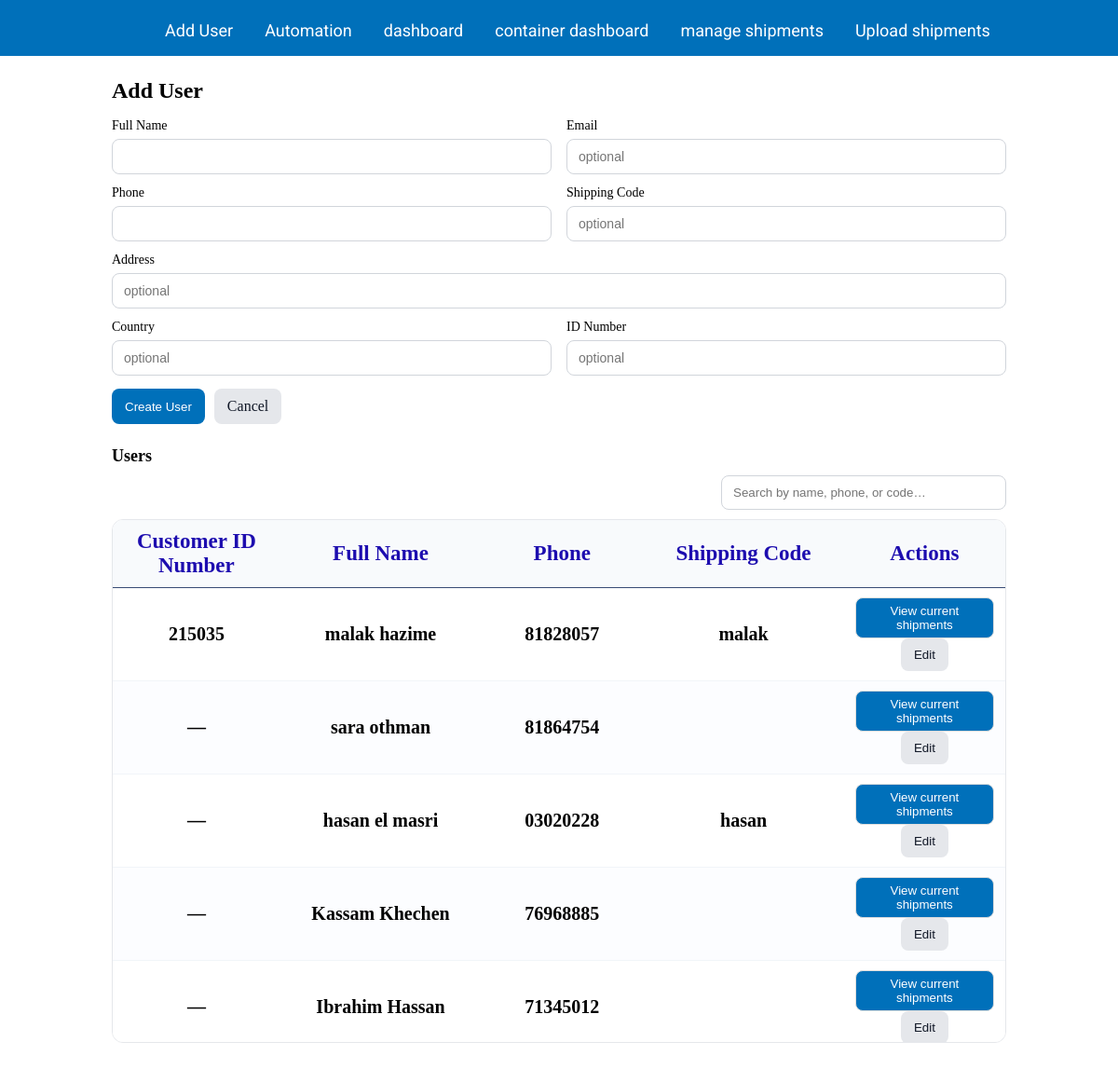
/php/admin/add_user.php (signed in), run on the app's committed database.
### tables this page shows
CREATE TABLE `users` (
  `user_id` int(11) NOT NULL,
  `full_name` varchar(255) NOT NULL,
  `email` varchar(255) DEFAULT NULL,
  `password_hash` varchar(255) DEFAULT NULL,
  `phone` varchar(50) NOT NULL,
  `phone_e164` varchar(20) DEFAULT NULL,
  `shipping_code` varchar(100) DEFAULT NULL,
  `address` varchar(255) DEFAULT NULL,
  `country` varchar(100) DEFAULT NULL,
  `id_number` varchar(100) DEFAULT NULL,
  `created_at` datetime DEFAULT current_timestamp()
);

### php/admin/add_user.php (the view, shortened to what this page needs)
<?php
require_once __DIR__ . '/../../assets/inc/init.php';
$notice = $error = '';
$users = [];
try {
  $q = $pdo->query("
    SELECT user_id, full_name, phone, shipping_code, id_number, created_at
    FROM users
    ORDER BY created_at DESC, user_id DESC
    LIMIT 1000
  ");
  $users = $q->fetchAll(PDO::FETCH_ASSOC);
} catch (Throwable $e) {
  $error = $error ?: ('Load users failed: ' . $e->getMessage());
}
$title = 'Add User';
include __DIR__ . '/../../assets/inc/header.php';
?>
<!doctype html>
<html lang="en">
<head>
  <link rel="stylesheet" href="../../assets/css/admin/add_user.css?v=1">
</head>
<body>
<div class="container">
  <h1><?= htmlspecialchars($title) ?></h1>
  <form method="post" autocomplete="off">
    <div class="form-grid">
      <label><span>Full Name</span><input name="full_name" required></label>
      <label><span>Email</span><input name="email" type="email" placeholder="optional"></label>
      <label><span>Phone</span><input name="phone" required></label>
      <label><span>Shipping Code</span><input name="shipping_code" placeholder="optional"></label>
      <label class="wide"><span>Address</span><input name="address" placeholder="optional"></label>
      <label><span>Country</span><input name="country" placeholder="optional"></label>
      <label><span>ID Number</span><input name="id_number" placeholder="optional"></label>
    </div>
    <div class="actions">
      <button type="submit" name="create_user" value="1">Create User</button>
      <a class="btn-secondary" href="dashboard.php">Cancel</a>
    </div>
  </form>
  <section class="users-section">
    <h2 class="users-title">Users</h2>
    <div class="user-table-controls">
      <input id="userTableSearch" placeholder="Search by name, phone, or code…">
    </div>
    <div class="user-table-scroll">
      <table id="userTable" class="user-table">
        <thead>
        <tr>
          <th>Customer ID Number</th>
          <th>Full Name</th>
          <th>Phone</th>
          <th>Shipping Code</th>
          <th>Actions</th>
        </tr>
        </thead>
        <tbody>
        <?php foreach ($users as $u): ?>
          <?php
            $uid   = (int)$u['user_id'];
            $name  = (string)($u['full_name'] ?? '');
            $phone = (string)($u['phone'] ?? '');
            $code  = (string)($u['shipping_code'] ?? '');
            $cidn  = (string)($u['id_number'] ?? '');
          ?>
          <tr
            data-name="<?= htmlspecialchars($name, ENT_QUOTES) ?>"
            data-code="<?= htmlspecialchars($code, ENT_QUOTES) ?>"
            data-phone="<?= htmlspecialchars(preg_replace('/\D+/', '', $phone), ENT_QUOTES) ?>"
          >
            <td data-col="id_number"><?= htmlspecialchars($cidn) ?: '—' ?></td>
            <td data-col="full_name" class="name"><?= htmlspecialchars($name) ?></td>
            <td data-col="phone" class="phone"><?= htmlspecialchars($phone) ?></td>
            <td data-col="shipping_code" class="code"><?= htmlspecialchars($code) ?></td>
            <td>
              <div class="btn-stack">
                <button
                  type="button"
                  class="btn-view-shipments"
                  data-user-id="<?= $uid ?>"
                  data-user-name="<?= htmlspecialchars($name, ENT_QUOTES) ?>"
                >View current shipments</button>
                <button class="btn-secondary btn-edit-user" data-user-id="<?= $uid ?>">Edit</button>
              </div>
            </td>
          </tr>
        <?php endforeach; ?>
        </tbody>
      </table>
    </div>
  </section>
</div>
</body>
</html>

### assets/inc/header.css (style rules this page uses)
body { margin: 0; padding: 0; }

### assets/css/admin/add_user.css (style rules this page uses)
.container { max-width: 960px; margin: 24px auto; padding: 0 16px; }
h1 { margin: 0 0 16px 0; font-size: 24px; }
.form-grid { display: grid; grid-template-columns: repeat(2, minmax(0, 1fr)); gap: 12px 16px; }
.form-grid label { display: grid; gap: 6px; font-size: 14px; }
.form-grid input { padding: 10px 12px; border: 1px solid #d1d5db; border-radius: 8px; font-size: 14px; }
.form-grid .wide { grid-column: 1 / -1; }
.actions { margin-top: 14px; display: flex; gap: 10px; }
button, .btn-secondary { padding: 10px 14px; border-radius: 8px; border: none; cursor: pointer; }
button { background: #0070ba; color: #fff; }
.btn-secondary { background: #e5e7eb; color: #111827; text-decoration: none; display: inline-block; }
.users-section { margin-top: 24px; margin-bottom: 100px; }
.users-title { margin: 0 0 10px 0; font-size: 18px; }
.user-table-controls { display: flex; justify-content: flex-end; margin-bottom: 10px; }
.user-table-scroll { max-height: 560px; overflow: auto; border: 1px solid #e5e7eb; border-radius: 12px; background: #fff; }
.user-table { width: 100%; border-collapse: collapse; }
.user-table thead th { position: sticky; top: 0; background: #f8fafc; border-bottom: 1px solid #374b74; padding: 10px 12px; text-align: center; font-size: 23px; font-weight: bold; color: #1d0daf; z-index: 1; }
.user-table tbody td { padding: 10px 12px; border-bottom: 1px solid #f1f5f9; font-size: 20px; font-weight: bold; text-align: center; }
.user-table tbody tr:nth-child(even) td { background: #fcfdff; }
.btn-view-shipments { padding:6px 10px; border-radius:8px; border:1px solid #ddd; cursor:pointer; }
.user-table-controls { display:flex; justify-content:flex-end; margin:10px 0; }
#userTableSearch { width:280px; padding:10px 12px; border:1px solid #d1d5db; border-radius:8px; }

### data on the page
users: id_number "215035", full_name "malak hazime", phone "81828057", shipping_code "malak"
users: id_number "—", full_name "sara othman", phone "81864754"
users: id_number "—", full_name "hasan el masri", phone "03020228", shipping_code "hasan"
users: id_number "—", full_name "Kassam Khechen", phone "76968885"
users: id_number "—", full_name "Ibrahim Hassan", phone "71345012"

### other printed values
$title "Add User"
